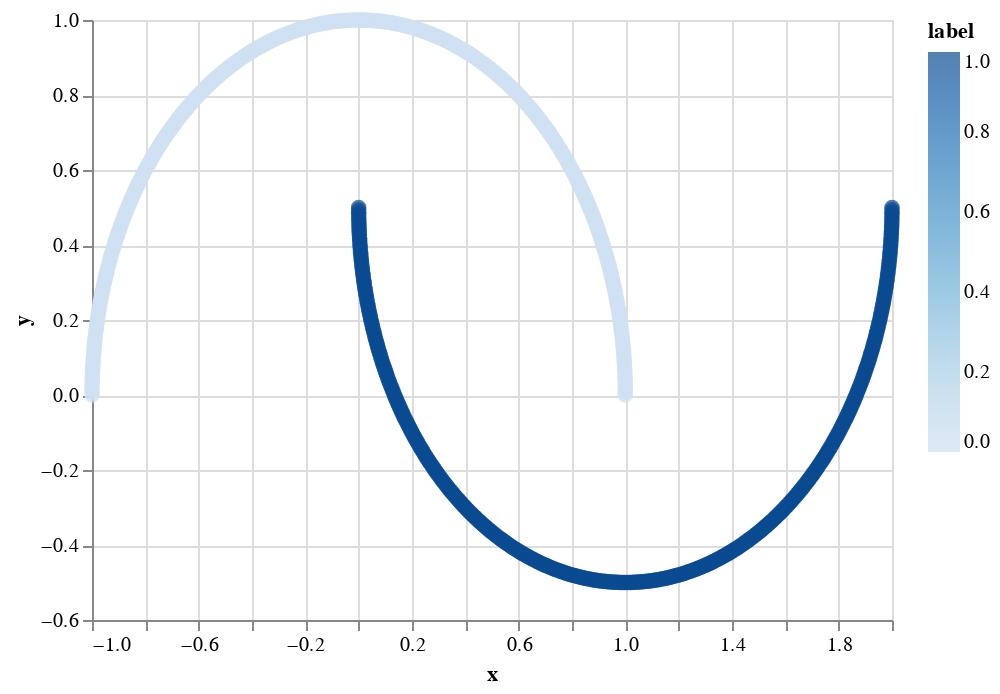

The notebook cell saved with this chart:
### Code cell
chart = alt.Chart(moon).mark_circle(size=60).encode(
        x='x',
        y='y',
        color='label',
        tooltip=['x','y','label'])
chart

### Figure 1 — Vega-Lite specification as saved in the notebook (floating-point values rounded to 4 significant figures; data arrays with more than 128 entries replaced by an {"elided": "..."} marker saying what was removed)
{"$schema": "https://vega.github.io/schema/vega-lite/v2.4.3.json", "config": {"view": {"height": 300, "width": 400}}, "data": {"values": {"elided": "1000 records"}}, "encoding": {"color": {"field": "label", "type": "quantitative"}, "tooltip": [{"field": "x", "type": "quantitative"}, {"field": "y", "type": "quantitative"}, {"field": "label", "type": "quantitative"}], "x": {"field": "x", "type": "quantitative"}, "y": {"field": "y", "type": "quantitative"}}, "mark": {"size": 60, "type": "circle"}}
